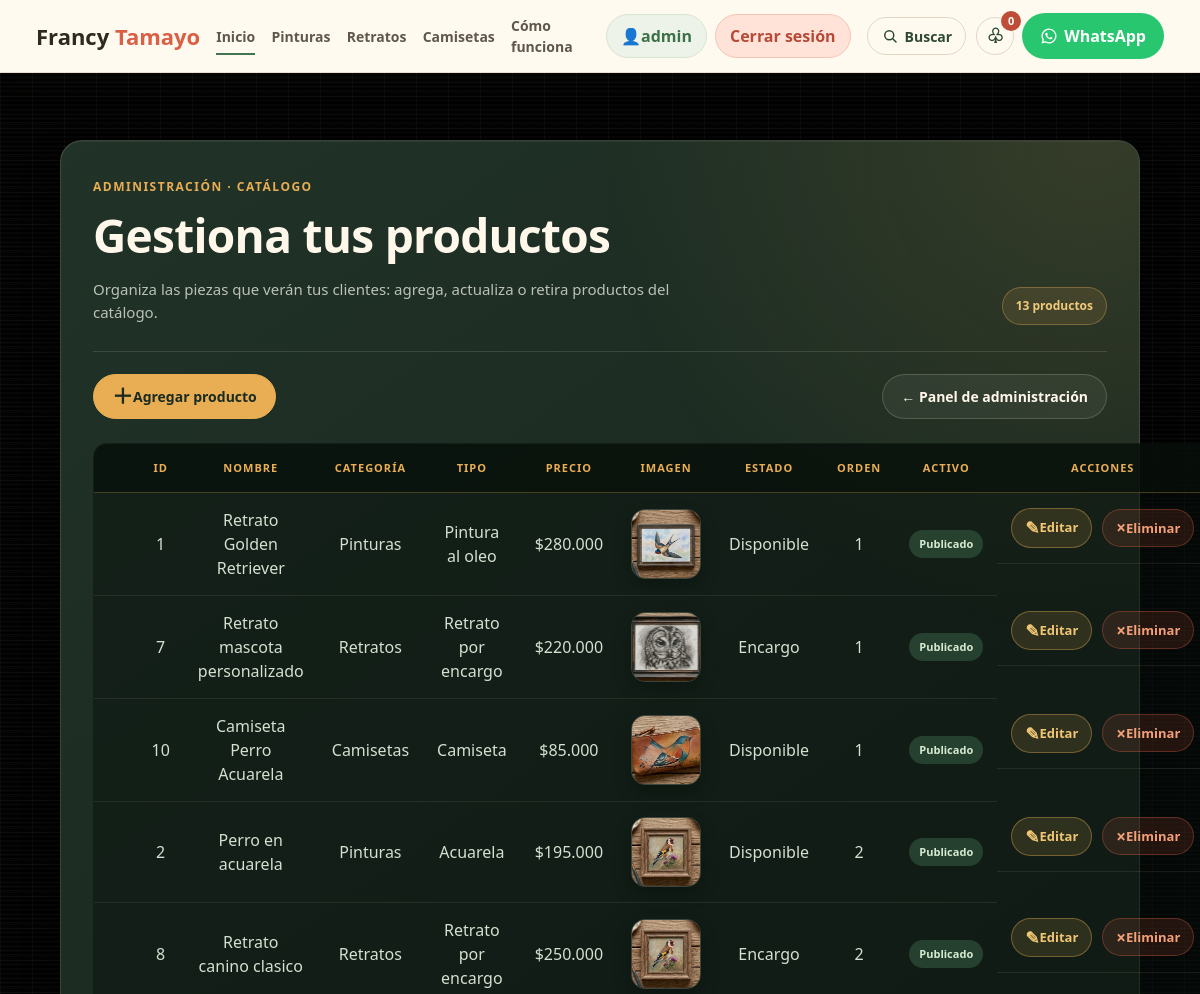
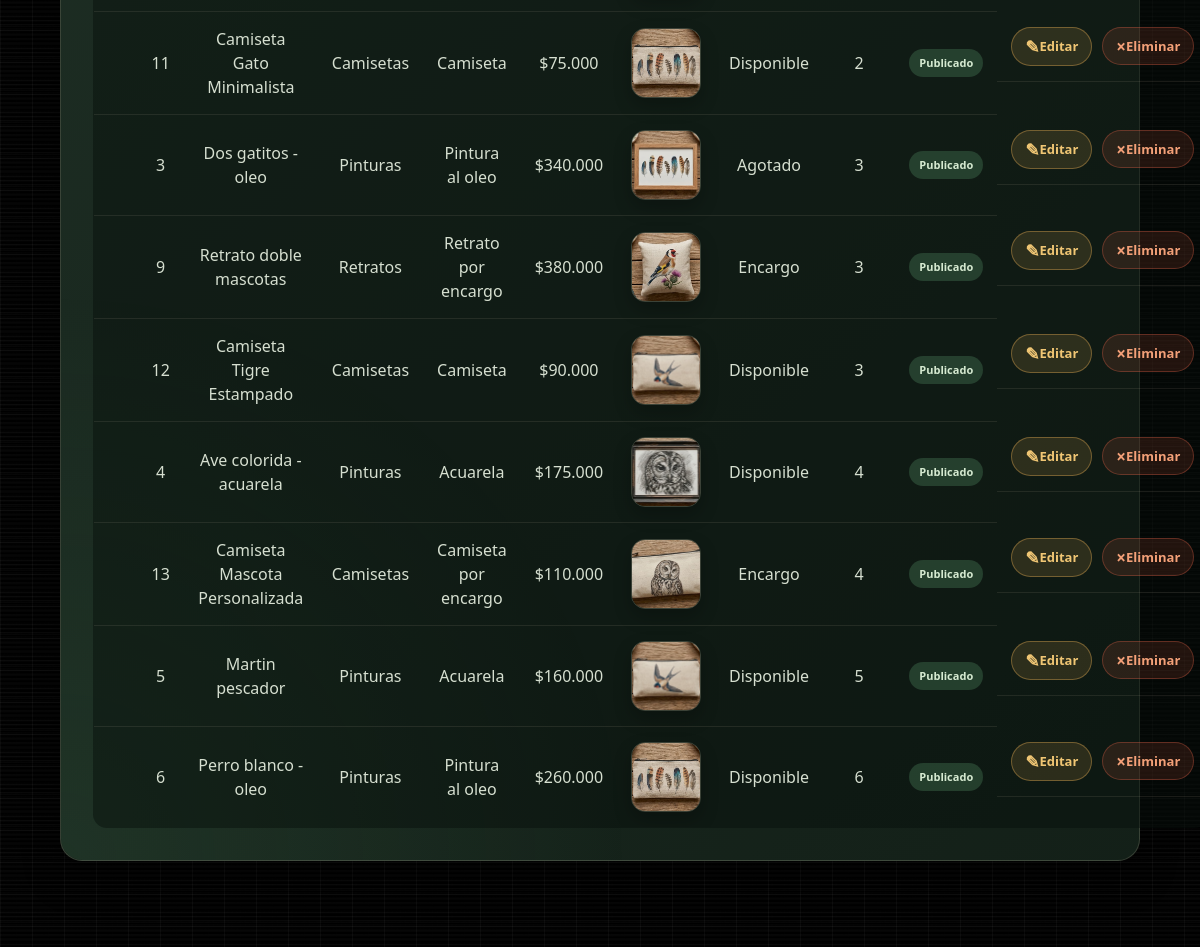
Before: /admin/menu/index.php (signed in, upper part) with the older database file (2 pictures, top to bottom).
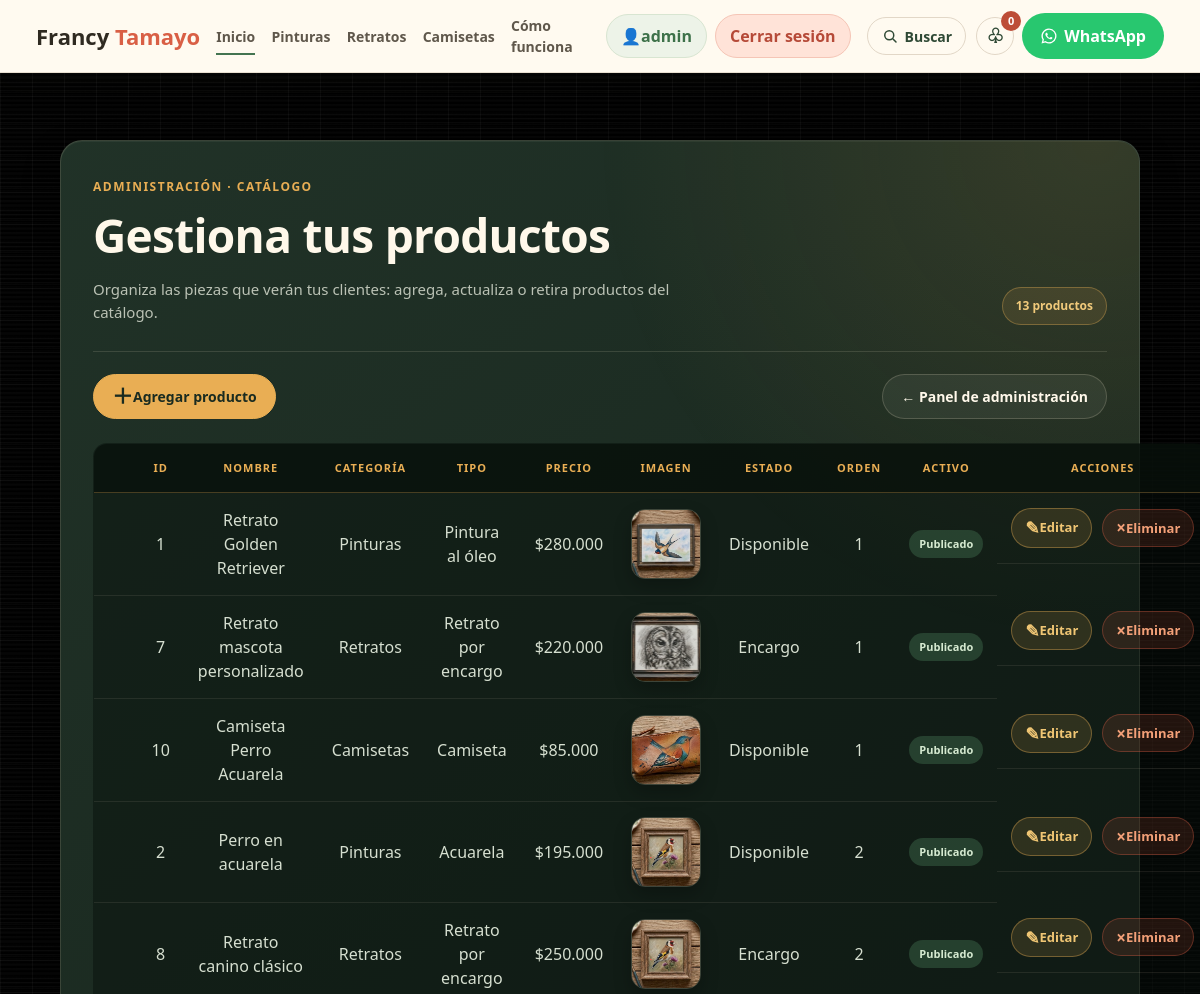
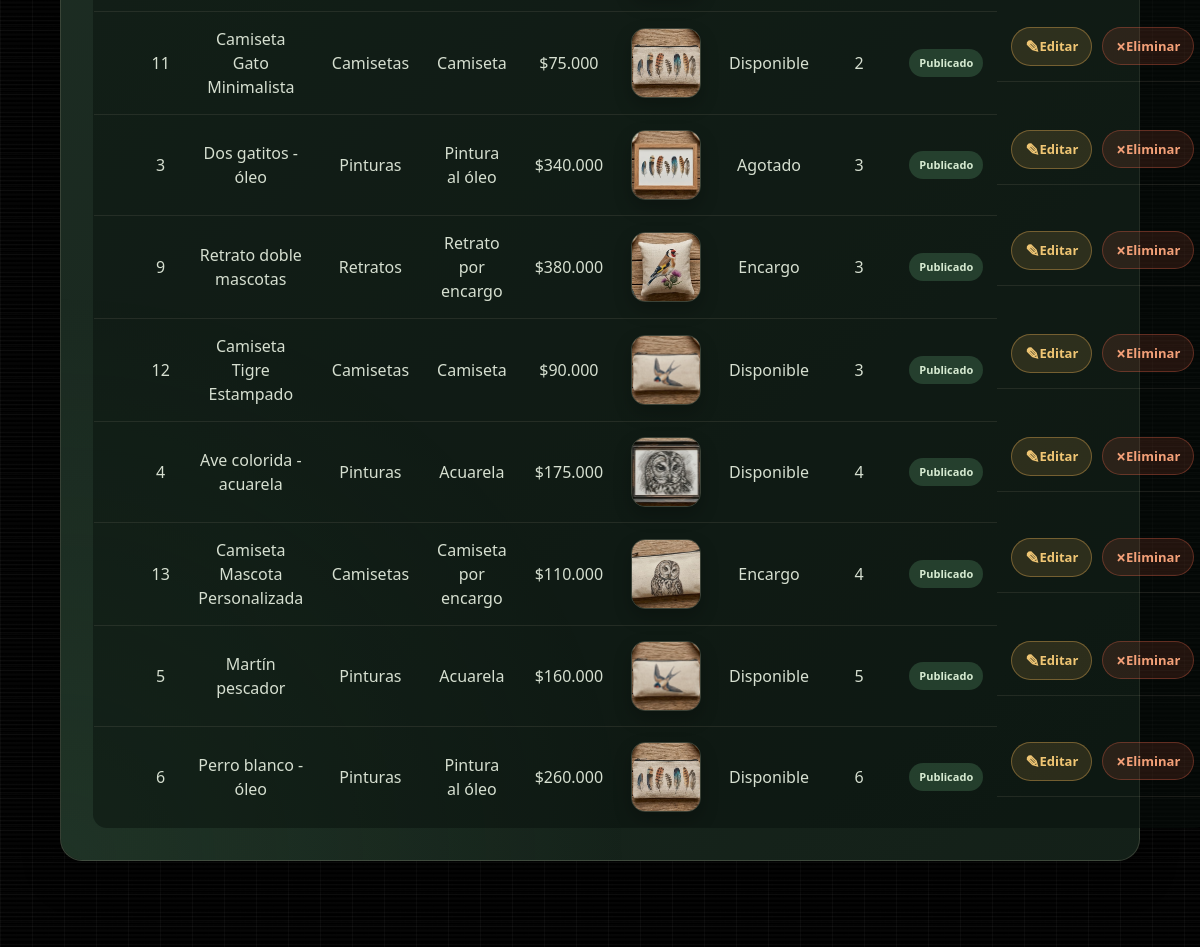
After: the same page with the newer database file (2 pictures, top to bottom).
### tables this page shows
CREATE TABLE IF NOT EXISTS productos (
  id INT AUTO_INCREMENT PRIMARY KEY,
  nombre VARCHAR(120) NOT NULL,
  categoria ENUM('pinturas','retratos','camisetas') NOT NULL,
  tipo VARCHAR(80) NOT NULL,
  descripcion TEXT NULL,
  precio DECIMAL(10,2) NOT NULL DEFAULT 0,
  imagen VARCHAR(255) NOT NULL,
  estado ENUM('disponible','encargo','agotado') NOT NULL DEFAULT 'disponible',
  rating DECIMAL(2,1) NOT NULL DEFAULT 4.8,
  destacado TINYINT(1) NOT NULL DEFAULT 0,
  activo TINYINT(1) NOT NULL DEFAULT 1,
  orden INT NOT NULL DEFAULT 0,
  fecha_creacion TIMESTAMP DEFAULT CURRENT_TIMESTAMP,
  UNIQUE KEY uq_producto_nombre (nombre)
);

### admin/menu/index.php (the view, shortened to what this page needs)
<?php
$db = conectarDB();
$query = "SELECT * FROM productos ORDER BY orden ASC, id ASC";
$resultado = mysqli_query($db, $query);
?>
<section class="container admin-productos-section">
    <main class="admin-productos-card">
        <div class="admin-productos-heading">
            <div>
                <span class="admin-productos-eyebrow">Administración · Catálogo</span>
                <h1 class="admin-productos-title">Gestiona tus productos</h1>
                <p>Organiza las piezas que verán tus clientes: agrega, actualiza o retira productos del catálogo.</p>
            </div>
            <span class="admin-productos-total"><?= mysqli_num_rows($resultado); ?> productos</span>
        </div>
        <div class="admin-productos-nav">
            <a href="<?= BASE_URL ?>admin/menu/crear.php" class="admin-productos-btn-create"><span aria-hidden="true">＋</span> Agregar producto</a>
            <a href="<?= BASE_URL ?>admin/index.php" class="admin-productos-btn-regresar">← Panel de administración</a>
        </div>
        <table id="tablaProductos" class="admin-productos-table display responsive nowrap" style="width:100%">
            <thead>
                <tr>
                    <th></th>
                    <th data-priority="5">ID</th>
                    <th data-priority="1">Nombre</th>
                    <th>Categoría</th>
                    <th>Tipo</th>
                    <th data-priority="3">Precio</th>
                    <th>Imagen</th>
                    <th data-priority="4">Estado</th>
                    <th>Orden</th>
                    <th>Activo</th>
                    <th data-priority="2">Acciones</th>
                </tr>
            </thead>
            <tbody>
                <?php while ($producto = mysqli_fetch_assoc($resultado)): ?>
                    <tr>
                        <td></td>
                        <td><?= $producto['id']; ?></td>
                        <td><?= htmlspecialchars($producto['nombre']); ?></td>
                        <td><?= htmlspecialchars(ucfirst($producto['categoria'])); ?></td>
                        <td><?= htmlspecialchars($producto['tipo']); ?></td>
                        <td>$<?= number_format((float) $producto['precio'], 0, ',', '.'); ?></td>
                        <td>
                            <img src="<?= htmlspecialchars(BASE_URL . $producto['imagen']); ?>" alt="<?= htmlspecialchars($producto['nombre']); ?>" class="admin-productos-img">
                        </td>
                        <td><?= htmlspecialchars(ucfirst($producto['estado'])); ?></td>
                        <td><?= $producto['orden']; ?></td>
                        <td class="admin-productos-status">
                            <span class="admin-productos-status-pill <?= $producto['activo'] ? 'is-active' : 'is-inactive'; ?>"><?= $producto['activo'] ? 'Publicado' : 'Oculto'; ?></span>
                        </td>
                        <td class="admin-productos-actions">
                            <a href="<?= BASE_URL ?>admin/menu/editar.php?id=<?= $producto['id']; ?>" class="admin-productos-btn-edit"><span aria-hidden="true">✎</span> Editar</a>
                            <button type="button" class="admin-productos-btn-delete" data-delete-product data-product-id="<?= $producto['id']; ?>" data-product-name="<?= htmlspecialchars($producto['nombre'], ENT_QUOTES); ?>"><span aria-hidden="true">×</span> Eliminar</button>
                        </td>
                    </tr>
                <?php endwhile; ?>
            </tbody>
        </table>
    </main>
</section>
<?php include '../../include/templates/footer.php'; ?>

Changed rows visible on the page:
changed productos "Retrato Golden Retriever": tipo "Pintura al oleo" → "Pintura al óleo"
changed productos id 8: nombre "Retrato canino clasico" → "Retrato canino clásico"
changed productos "Agotado": nombre "Dos gatitos - oleo" → "Dos gatitos - óleo"; tipo "Pintura al oleo" → "Pintura al óleo"
changed productos id 5: nombre "Martin pescador" → "Martín pescador"
changed productos id 6: nombre "Perro blanco - oleo" → "Perro blanco - óleo"; tipo "Pintura al oleo" → "Pintura al óleo"
